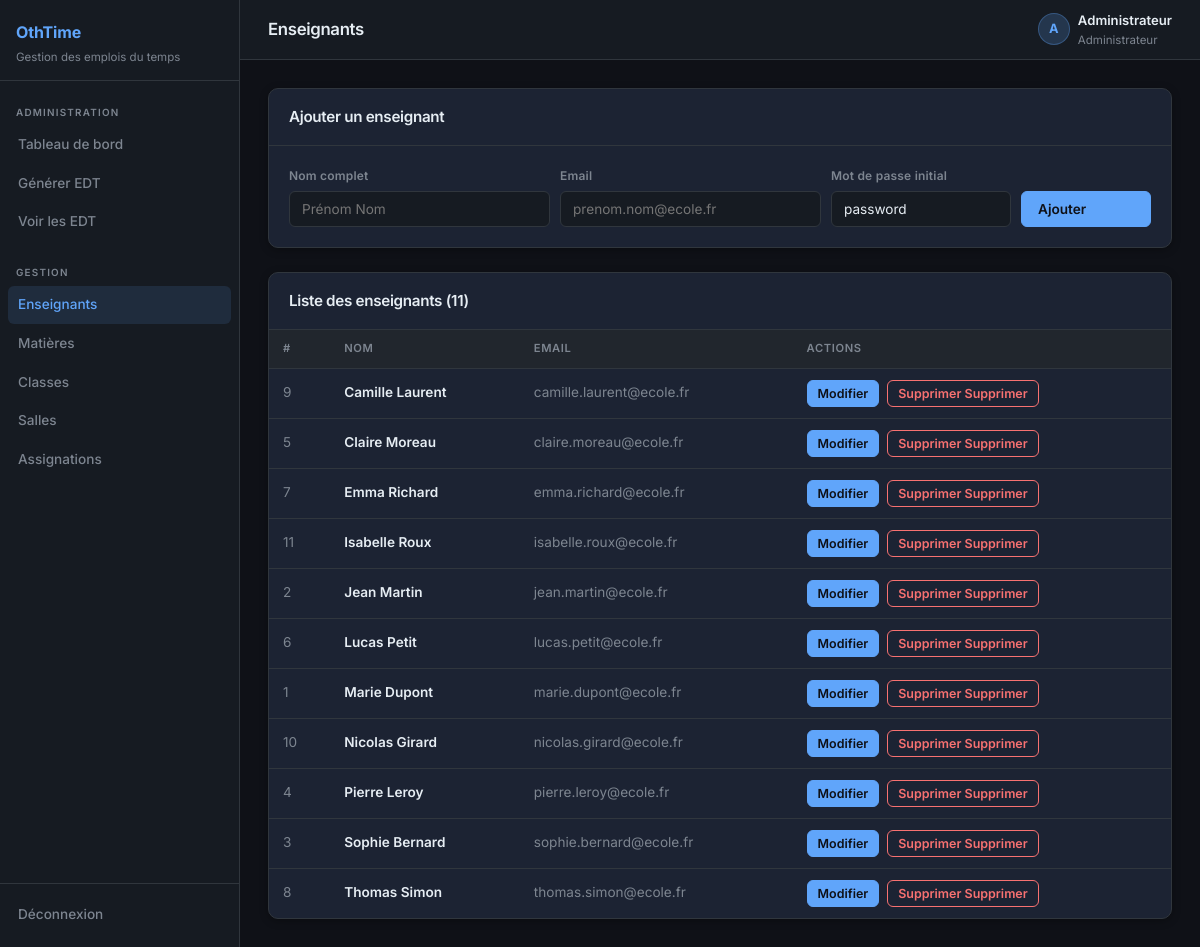
The page /admin/teachers (signed in) on the database its author committed.
### tables this page shows
CREATE TABLE teachers (
    id INT AUTO_INCREMENT PRIMARY KEY,
    user_id INT NOT NULL UNIQUE,
    FOREIGN KEY (user_id) REFERENCES users(id) ON DELETE CASCADE
);

CREATE TABLE users (
    id INT AUTO_INCREMENT PRIMARY KEY,
    nom VARCHAR(100) NOT NULL,
    email VARCHAR(150) NOT NULL UNIQUE,
    mot_de_passe VARCHAR(255) NOT NULL,
    role ENUM('admin', 'teacher') NOT NULL DEFAULT 'teacher',
    created_at TIMESTAMP DEFAULT CURRENT_TIMESTAMP
);

### app/controllers/AdminController.php (called while the page is built, shortened)
<?php
class AdminController {
    private Database $db;
    public function __construct() {
        $this->db = Database::getInstance();
    }
    public function teachers(): void {
        $teachers = $this->db->fetchAll(
            'SELECT t.id, u.id as user_id, u.nom, u.email FROM teachers t JOIN users u ON t.user_id=u.id ORDER BY u.nom'
        );
        require __DIR__ . '/../views/admin/teachers.php';
    }
}

### public/index.php (called while the page is built, shortened)
<?php
spl_autoload_register(function (string $class): void {
    $paths = [
        BASE_PATH . '/core/'             . $class . '.php',
        BASE_PATH . '/app/controllers/'  . $class . '.php',
        BASE_PATH . '/app/models/'       . $class . '.php',
    ];
    foreach ($paths as $path) {
        if (file_exists($path)) {
            return;
        }
    }
});
$router = new Router();
$router->add('/login',  'AuthController', 'login');
$router->add('/logout', 'AuthController', 'logout');
$router->add('/admin/dashboard',       'AdminController', 'dashboard');
$router->add('/admin/teachers',        'AdminController', 'teachers');
$router->add('/admin/subjects',        'AdminController', 'subjects');
$router->add('/admin/classes',         'AdminController', 'classes');
$router->add('/admin/rooms',           'AdminController', 'rooms');
$router->add('/admin/assignments',     'AdminController', 'assignments');
$router->add('/admin/timetable',       'AdminController', 'timetable');
$router->add('/admin/generate',        'AdminController', 'generate');
$router->add('/admin/run-generation',  'AdminController', 'runGeneration');
$router->add('/teacher/preferences',   'TeacherController', 'preferences');
$uri = parse_url($_SERVER['REQUEST_URI'], PHP_URL_PATH);
$router->dispatch($uri);

### core/Database.php (called while the page is built, shortened)
<?php
class Database {
    private static $instance = null;
    private $pdo;
    private function __construct() {
        $dsn = "mysql:host=" . MYSQL_HOST . ";dbname=" . MYSQL_DATABASE . ";charset=" . MYSQL_CHARSET;
        $options = [
            PDO::ATTR_ERRMODE            => PDO::ERRMODE_EXCEPTION,
            PDO::ATTR_DEFAULT_FETCH_MODE => PDO::FETCH_ASSOC,
            PDO::ATTR_EMULATE_PREPARES   => false,
        ];
        try {
            $this->pdo = new PDO($dsn, MYSQL_USER, MYSQL_PASSWORD, $options);
        } catch (PDOException $e) {
            die(json_encode(['error' => 'Connexion DB échouée: ' . $e->getMessage()]));
        }
    }
    public static function getInstance(): self {
        if (self::$instance === null) {
            self::$instance = new self();
        }
        return self::$instance;
    }
    public function query(string $sql, array $params = []): PDOStatement {
        $stmt = $this->pdo->prepare($sql);
        $stmt->execute($params);
        return $stmt;
    }
    public function fetchAll(string $sql, array $params = []): array {
        return $this->query($sql, $params)->fetchAll();
    }
}

### app/views/admin/teachers.php (the view, shortened to what this page needs)
<?php
$page_title = 'Enseignants';
$active_nav = 'teachers';
require __DIR__ . '/../layout_top.php';
?>
<div class="card mb-6">
    <div class="card-header"><h3>Ajouter un enseignant</h3></div>
    <div class="card-body">
        <form method="POST">
            <div class="form-row">
                <div class="form-group">
                    <label>Nom complet</label>
                    <input type="text" name="nom" placeholder="Prénom Nom" required>
                </div>
                <div class="form-group">
                    <label>Email</label>
                    <input type="email" name="email" placeholder="prenom.nom@ecole.fr" required>
                </div>
                <div class="form-group" style="max-width:180px">
                    <label>Mot de passe initial</label>
                    <input type="text" name="password" value="password" required>
                </div>
                <div class="form-group" style="flex:0">
                    <label>&nbsp;</label>
                    <button type="submit" class="btn btn-primary">Ajouter</button>
                </div>
            </div>
        </form>
    </div>
</div>
<div class="card">
    <div class="card-header">
        <h3> Liste des enseignants (<?= count($teachers) ?>)</h3>
    </div>
    <div class="table-wrap">
        <table>
            <thead>
                <tr>
                    <th>#</th>
                    <th>Nom</th>
                    <th>Email</th>
                    <th>Actions</th>
                </tr>
            </thead>
            <tbody>
            <?php if (empty($teachers)): ?>
                <tr><td colspan="4" style="text-align:center;padding:24px;color:var(--text-muted)">Aucun enseignant</td></tr>
            <?php else: ?>
                <?php foreach ($teachers as $t): ?>
                <tr>
                    <td class="text-muted"><?= $t['id'] ?></td>
                    <td style="font-weight:600"><?= htmlspecialchars($t['nom']) ?></td>
                    <td class="text-muted"><?= htmlspecialchars($t['email']) ?></td>
                    <td>
                        <div class="flex gap-2">
                            <button onclick="openEdit(<?= $t['id'] ?>, <?= $t['user_id'] ?>, '<?= htmlspecialchars(addslashes($t['nom'])) ?>', '<?= htmlspecialchars(addslashes($t['email'])) ?>')"
                                    class="btn btn-sm btn-primary"> Modifier</button>
                            <form method="POST" onsubmit="return confirm('Supprimer cet enseignant ?')">
                                <button type="submit" class="btn btn-sm btn-danger">Supprimer Supprimer</button>
                            </form>
                        </div>
                    </td>
                </tr>
                <?php endforeach; ?>
            <?php endif; ?>
            </tbody>
        </table>
    </div>
</div>
<?php require __DIR__ . '/../layout_bottom.php'; ?>

### core/Router.php (shortened to what this page needs)
<?php
class Router {
    private array $routes = [];
    public function add(string $path, string $controller, string $method): void {
        $this->routes[$path] = ['controller' => $controller, 'method' => $method];
    }
    public function dispatch(string $uri): void {
        $uri = strtok($uri, '?');
        $uri = rtrim($uri, '/') ?: '/';
        if (isset($this->routes[$uri])) {
            $route = $this->routes[$uri];
            $ctrl = new $route['controller']();
            $ctrl->{$route['method']}();
        } else {
            http_response_code(404);
            echo '<h1>404 - Page non trouvée</h1>';
        }
    }
}

### app/views/layout_top.php (shortened to what this page needs)
<?php
$role   = $_SESSION['user_role'] ?? 'guest';
$nom    = $_SESSION['user_nom'] ?? 'Utilisateur';
$avatar = strtoupper(substr($nom, 0, 1));
?>
<!DOCTYPE html>
<html lang="fr">
<head>
    <link rel="stylesheet" href="/assets/style.css">
</head>
<body>
<div class="app-layout">
    <aside class="sidebar">
        <div class="sidebar-brand">
            <h2> OthTime</h2>
            <p>Gestion des emplois du temps</p>
        </div>
        <nav class="sidebar-nav">
            <?php if ($role === 'admin'): ?>
            <div class="nav-label">Administration</div>
            <a href="/admin/dashboard"    class="nav-link <?= ($active_nav??'')==='dashboard'    ? 'active':'' ?>">Tableau de bord</a>
            <a href="/admin/generate"     class="nav-link <?= ($active_nav??'')==='generate'     ? 'active':'' ?>"> Générer EDT</a>
            <a href="/admin/timetable"    class="nav-link <?= ($active_nav??'')==='timetable'    ? 'active':'' ?>"> Voir les EDT</a>
            <div class="nav-label" style="margin-top:12px">Gestion</div>
            <a href="/admin/teachers"     class="nav-link <?= ($active_nav??'')==='teachers'     ? 'active':'' ?>"> Enseignants</a>
            <a href="/admin/subjects"     class="nav-link <?= ($active_nav??'')==='subjects'     ? 'active':'' ?>"> Matières</a>
            <a href="/admin/classes"      class="nav-link <?= ($active_nav??'')==='classes'      ? 'active':'' ?>"> Classes</a>
            <a href="/admin/rooms"        class="nav-link <?= ($active_nav??'')==='rooms'        ? 'active':'' ?>"> Salles</a>
            <a href="/admin/assignments"  class="nav-link <?= ($active_nav??'')==='assignments'  ? 'active':'' ?>"> Assignations</a>
            <?php else: ?>
            <div class="nav-label">Enseignant</div>
            <a href="/teacher/preferences" class="nav-link <?= ($active_nav??'')==='preferences' ? 'active':'' ?>"> Mes préférences</a>
            <?php endif; ?>
        </nav>
        <div class="sidebar-footer">
            <a href="/logout" class="nav-link"> Déconnexion</a>
        </div>
    </aside>
    <div class="main-content">
        <header class="page-header">
            <h1><?= htmlspecialchars($page_title ?? '') ?></h1>
            <div class="user-badge">
                <div class="avatar"><?= $avatar ?></div>
                <div>
                    <div style="font-weight:600;color:var(--text)"><?= htmlspecialchars($nom) ?></div>
                    <div style="font-size:.72rem"><?= $role === 'admin' ? 'Administrateur' : 'Enseignant' ?></div>
                </div>
            </div>
        </header>
        <div class="page-body">

### app/views/layout_bottom.php
        </div>
    </div>
</div>
</body>
</html>

### rows shown on the page
teachers: id "9", user.nom "Camille Laurent", user.email "camille.laurent@ecole.fr"
teachers: id "5", user.nom "Claire Moreau", user.email "claire.moreau@ecole.fr"
teachers: id "7", user.nom "Emma Richard", user.email "emma.richard@ecole.fr"
teachers: id "11", user.nom "Isabelle Roux", user.email "isabelle.roux@ecole.fr"
teachers: id "2", user.nom "Jean Martin", user.email "jean.martin@ecole.fr"
teachers: id "6", user.nom "Lucas Petit", user.email "lucas.petit@ecole.fr"
teachers: id "1", user.nom "Marie Dupont", user.email "marie.dupont@ecole.fr"
teachers: id "10", user.nom "Nicolas Girard", user.email "nicolas.girard@ecole.fr"
teachers: id "4", user.nom "Pierre Leroy", user.email "pierre.leroy@ecole.fr"
teachers: id "3", user.nom "Sophie Bernard", user.email "sophie.bernard@ecole.fr"
teachers: id "8", user.nom "Thomas Simon", user.email "thomas.simon@ecole.fr"

### other values the page prints
$page_title "Enseignants"
$avatar "A"
$nom "Administrateur"
count($teachers) "11"
